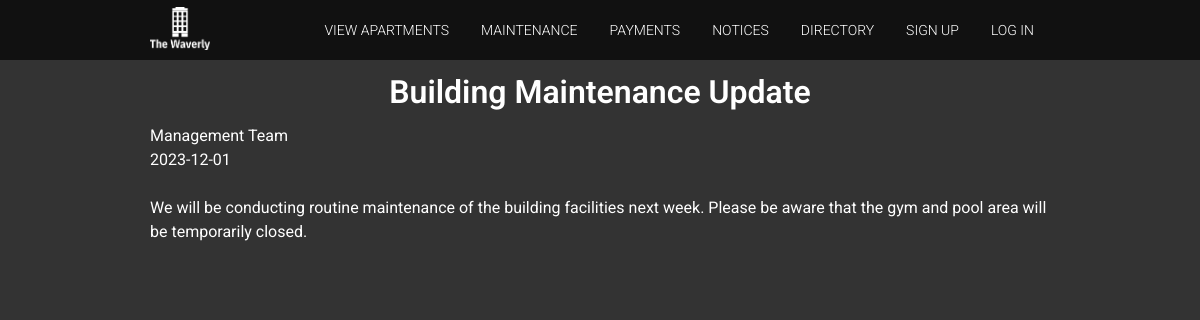
/phpproject01/view_notice.php?id=8, run on the app's committed database.
### tables this page shows
CREATE TABLE `notices` (
  `notice_id` int(11) NOT NULL,
  `title` text NOT NULL,
  `content` text NOT NULL,
  `author` text NOT NULL,
  `post_date` date NOT NULL
);

### phpproject01/view_notice.php (the view, shortened to what this page needs)
<?php
include_once 'header.php';
include 'includes/dbh.inc.php';
$noticesId = $_GET['id'];
$query = "SELECT * FROM notices WHERE notice_id = '$noticesId'";
$result = mysqli_query($conn, $query);
if ($result) {
    $row = mysqli_fetch_assoc($result);
    if ($row) {
        $title = $row['title'];
	$content = $row['content'];
	$author = $row['author'];
	$date = $row['post_date'];
    } else {
        echo "No matching rows found";
    }
}
?>
<!DOCTYPE html>
<html lang="en">
<head>
</head>
<body>
    <h1 style="color:white;"><?php echo $title; ?></h1>
    <p style="color:white;" ><?php echo $author; ?></p>
    <p style="color:white;" ><?php echo $date; ?></p>
    <p>&nbsp;</p>
    <p style="color:white;" ><?php echo $content; ?></p>
</body>
</html>
<?php
include_once 'footer.php';
?>

### phpproject01/css/style.css (style rules this page uses)
body { background-color: #333333; }
h1, h2, h3, h4, h5, h6, p { font-family: 'Roboto', sans-serif; color: #111; line-height: 24px; }
h1 { font-weight: 600; font-size: 32px; padding: 20px 0; text-align: center; }
p { font-weight: 400; font-size: 16px; }

### data on the page
notices: title "Building Maintenance Update", author "Management Team", post_date "2023-12-01", content "We will be conducting routine maintenance of the building facilities next week. Please be aware that the gym and pool area will be temporarily closed."
